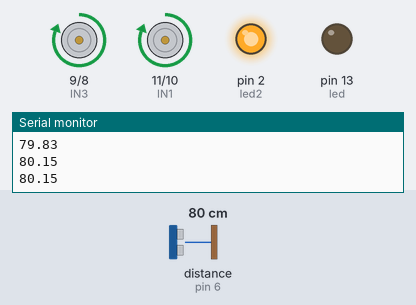
The sketch below on a simulated Arduino Uno, built with avr-gcc and run on an emulated ATmega328P. On the bench: motor-driver pin pairs drawn as motors (green arrow = first pin HIGH = forward, orange = second pin HIGH = backward, longer = more drive), output pins drawn as LEDs (lit = HIGH), the last lines printed to the serial monitor. Wiring (inferred from the names in the program): ultrasonic range finder: trigger pin 7; echo pin 6. Inputs (shaded band) come from the test bench; at power-on: distance to the obstacle (sensor on pin 6) 80 cm. The echo pulse lasts 58.3 µs per cm; pins used as bus, display or sensor lines are not drawn.

Above: at 1.4 s.
1.5 s: distance to the obstacle (sensor on pin 6) set to 7 cm
3.8 s: distance to the obstacle (sensor on pin 6) set to 4 cm
At 4.4 s:
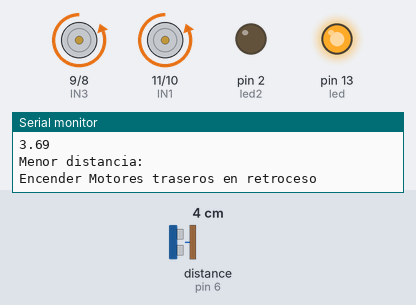
5.4 s: distance to the obstacle (sensor on pin 6) set to 9 cm
At 7.0 s:
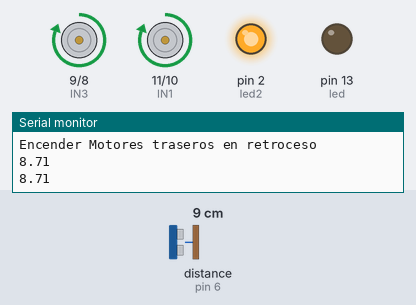
7.4 s: distance to the obstacle (sensor on pin 6) set to 2 cm
At 8.4 s:
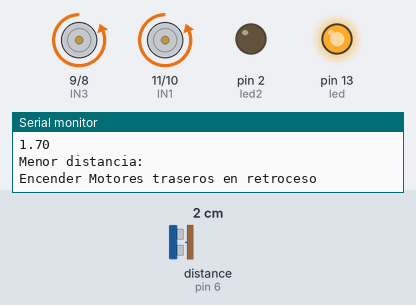
Timing chart, 0 to 10.3 s (numbered marks = the images above; inputs shaded):
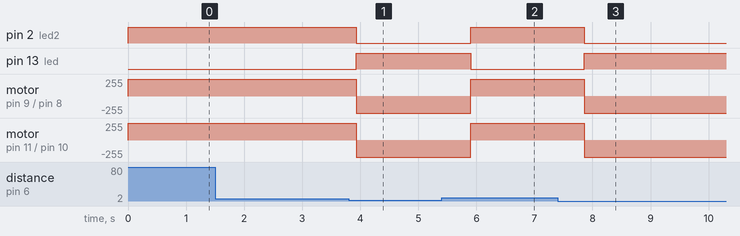

The sketch:

sensor_ultrasonido_Para_MotoresDC_PuenteH_mejorado.ino
```cpp
/*
 HC-SR04 Ping distance sensor:
 /*
 Ejemplo de control de motor DC usando modulo L298
 http://electronilab.co/tienda/driver-dual-para-motores-full-bridge-l298n/

 El programa activa el motor en un sentido por 4 segundos,
 para el motor por 500 ms, activa el motor en sentido inverso por 4 segundos
 y se detiene por 5 segundos. Luego repite la acción indefinidamente.

 Creado 16/05/14
 por Andres Cruz
 ELECTRONILAB.CO
 */


// Variable del sensor ultrasonido
#define trigPin 7
#define echoPin 6
#define led 13
#define led2 2


int IN2 = 10;
int IN1 =11;
int IN3 = 9;
int IN4 = 8;

void setup()
{

  Serial.begin (9600);
  pinMode(trigPin, OUTPUT);
  pinMode(echoPin, INPUT);
  /*
  */
  pinMode(led,OUTPUT);
  pinMode(led2,OUTPUT);

  //Definir la salida del puente H
  pinMode (IN4, OUTPUT);    // Input4 conectada al pin 9
  pinMode (IN3, OUTPUT);    // Input3 conectada al pin 10
  pinMode (IN2, OUTPUT);    // Input2 conectada al pin 11
  pinMode (IN1, OUTPUT);    // Input1 conectada al pin 12

}


void loop()
{

  // Esperar por la conexion
 // delay(3000);

   float duration, distance;

  digitalWrite(trigPin, LOW);  // Added this line

  delayMicroseconds(2); // Added this line

  digitalWrite(trigPin, HIGH);

  delayMicroseconds(1000); //- Removed this line

//  delayMicroseconds(20); // Added this line

  digitalWrite(trigPin, LOW);

  duration = pulseIn(echoPin, HIGH);

  distance = (duration/2) / 29.1;
  Serial.println(distance);

   digitalWrite(led, LOW);
   digitalWrite(led2, HIGH);
  // CONDICIÓN CUANDO SE ENCUENTRA A MENOR DISTANCIA DEL OBSTACULO

  if (distance < 5) {  // This is where the LED On/Off happens

     Serial.println(distance);
    digitalWrite(led,HIGH); // When the Red condition is met, the Green LED should turn off
    digitalWrite(led2, LOW);
         if (distance==0.00){
               Serial.println("llego a cero");
               digitalWrite(led, LOW);
               digitalWrite(led2, LOW);

             }


        // Motor retrocede
  digitalWrite (IN4, HIGH);
  digitalWrite (IN3, LOW);
  Serial.println("Menor distancia:");
  Serial.println("Encender Motores traseros en retroceso");
  //Cruzan las ruedas delanteras
  digitalWrite (IN2, HIGH);
  digitalWrite (IN1, LOW);
  delay(150);


}

  else {

//    digitalWrite(led2,HIGH);
    //digitalWrite(Pin, LOW);

      // Motor gira en un sentido hacia adelante Rueda de Empuje traseras
      digitalWrite (IN4, LOW);
      digitalWrite (IN3, HIGH);

        //Cruzan las ruedas delanteras

        digitalWrite (IN2, LOW);
        digitalWrite (IN1, HIGH);

        delay(150);

       // digitalWrite (IN2, LOW);
       // digitalWrite (IN1, HIGH);

  }

/*
  if (distance >= 100){
    digitalWrite(led2, HIGH);

    Serial.println("Out of range");
    digitalWrite(trigPin, LOW);

    //digitalWrite(Pin, HIGH);
    //pinMode(reset, OUTPUT);
    //Serial.begin(9600);
    //Serial.println("Reset");
    //delay(200);


  }
*/
  /*else {

    Serial.print(distance);

    Serial.println(" cm");
*/


  delay(500);

}
```

Measured:
- the behaviour switches between 6 and 5 cm on distance to the obstacle (sensor on pin 6) (found by bisection; images 0 and 1)
- after the input at 3.8 s, pin 2 (led2): HIGH → LOW after 0.13 s; pin 13 (led): LOW → HIGH after 0.13 s; motor on pin 9 (IN3) / pin 8 (IN4), motor on pin 11 (IN1) / pin 10 (IN2): forward 255/255 → backward 255/255 after 0.13 s
- after the input at 5.4 s, pin 2 (led2): LOW → HIGH after 0.50 s; pin 13 (led): HIGH → LOW after 0.50 s; motor on pin 9 (IN3) / pin 8 (IN4), motor on pin 11 (IN1) / pin 10 (IN2): backward 255/255 → forward 255/255 after 0.50 s
- after the input at 7.4 s, pin 2 (led2): HIGH → LOW after 0.46 s; pin 13 (led): LOW → HIGH after 0.46 s; motor on pin 9 (IN3) / pin 8 (IN4), motor on pin 11 (IN1) / pin 10 (IN2): forward 255/255 → backward 255/255 after 0.46 s
